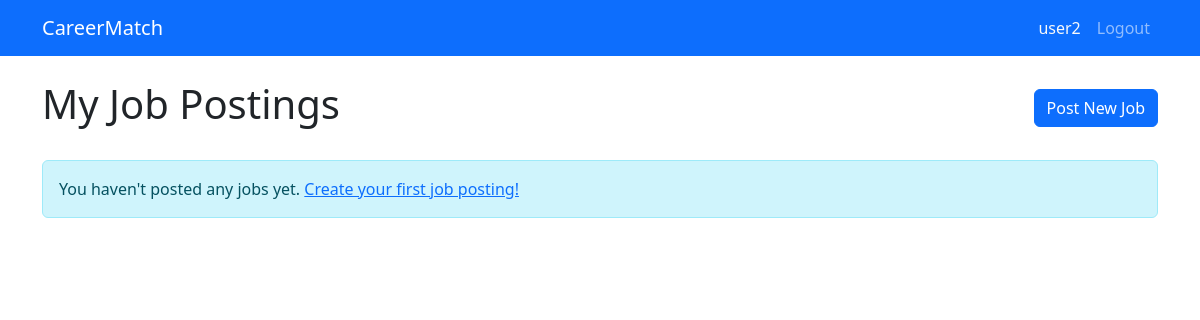
/recruiters/jobs/ (signed in), run on an earlier commit of the app's database.
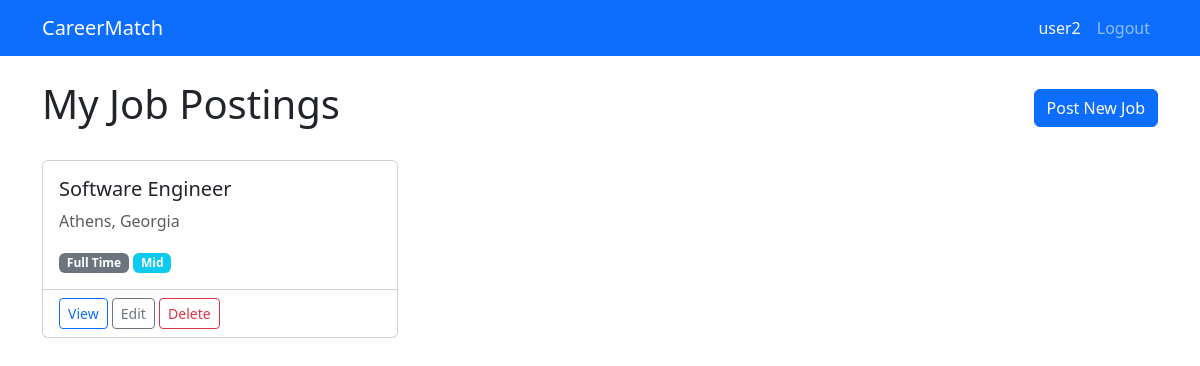
And on a later commit of the database.
### recruiters/models.py (models this page shows, shortened)
class JobPosting(models.Model):
    JOB_TYPE_CHOICES = [
        ('full_time', 'Full Time'),
        ('part_time', 'Part Time'),
        ('contract', 'Contract'),
        ('internship', 'Internship'),
    ]
    EXPERIENCE_LEVEL_CHOICES = [
        ('entry', 'Entry'),
        ('mid', 'Mid'),
        ('senior', 'Senior'),
        ('executive', 'Executive'),
    ]
    WORK_LOCATION_CHOICES = [
        ('remote', 'Remote'),
        ('on_site', 'On-Site'),
        ('hybrid', 'Hybrid'),
    ]
    recruiter = models.ForeignKey(RecruiterProfile, on_delete=models.CASCADE, related_name='job_postings')
    title = models.CharField(max_length=255)
    description = models.TextField()
    requirements = models.TextField()
    skills = models.CharField(max_length=500, blank=True)
    location = models.CharField(max_length=255)
    job_type = models.CharField(max_length=20, choices=JOB_TYPE_CHOICES)
    experience_level = models.CharField(max_length=20, choices=EXPERIENCE_LEVEL_CHOICES)
    work_location = models.CharField(max_length=20, choices=WORK_LOCATION_CHOICES, default='on_site')
    salary_min = models.DecimalField(max_digits=10, decimal_places=2, null=True, blank=True)
    salary_max = models.DecimalField(max_digits=10, decimal_places=2, null=True, blank=True)
    latitude = models.FloatField(null=True, blank=True)
    longitude = models.FloatField(null=True, blank=True)
    visa_sponsorship = models.BooleanField(default=False)
    is_active = models.BooleanField(default=True)
    application_deadline = models.DateField(null=True, blank=True)
    created_at = models.DateTimeField(auto_now_add=True)
    updated_at = models.DateTimeField(auto_now=True)

### recruiters/views.py (the view)
# urls.py: path('jobs/', views.job_list, name='job_list'),
@login_required
def job_list(request):
    jobs = JobPosting.objects.filter(
        recruiter=request.user.recruiter_profile
    ).order_by('-created_at')
    return render(request, 'recruiters/job_list.html', {'jobs': jobs})

### careermatch/context_processors.py (called while the page is built)
def user_role(request):
    is_recruiter = False
    is_seeker = False
    if request.user.is_authenticated:
        from recruiters.models import RecruiterProfile
        from seekers.models import SeekerProfile
        is_recruiter = RecruiterProfile.objects.filter(user=request.user).exists()
        is_seeker = SeekerProfile.objects.filter(user=request.user).exists()
    return {
        'is_recruiter': is_recruiter,
        'is_seeker': is_seeker,
    }

### recruiters/templates/recruiters/job_list.html (shortened to what this page needs)
{% extends 'recruiters/base_recruiters.html' %}
{% block content %}
<div class="d-flex justify-content-between align-items-center mb-4">
    <h1>My Job Postings</h1>
    <a href="{% url 'recruiters:job_create' %}" class="btn btn-primary">Post New Job</a>
</div>
{% if jobs %}
    <div class="row">
        {% for job in jobs %}
            <div class="col-md-6 col-lg-4 mb-4">
                <div class="card h-100">
                    <div class="card-body">
                        <h5 class="card-title">{{ job.title }}</h5>
                        <p class="card-text text-muted">{{ job.location }}</p>
                        <span class="badge bg-secondary">{{ job.get_job_type_display }}</span>
                        <span class="badge bg-info">{{ job.get_experience_level_display }}</span>
                    </div>
                    <div class="card-footer bg-transparent">
                        <a href="{% url 'recruiters:job_detail' job.pk %}" class="btn btn-sm btn-outline-primary">View</a>
                        <a href="{% url 'recruiters:job_update' job.pk %}" class="btn btn-sm btn-outline-secondary">Edit</a>
                        <a href="{% url 'recruiters:job_delete' job.pk %}" class="btn btn-sm btn-outline-danger">Delete</a>
                    </div>
                </div>
            </div>
        {% endfor %}
    </div>
{% else %}
    <div class="alert alert-info">
        You haven't posted any jobs yet. <a href="{% url 'recruiters:job_create' %}">Create your first job posting!</a>
    </div>
{% endif %}
{% endblock %}

What changed in the data, as far as the page shows it:
added JobPosting: title "Software Engineer", location "Athens, Georgia", job_type "Full Time", experience_level "Mid"
Also different on the page:
text no longer shown: "You haven't posted any jobs yet. Create your first job posting!"
